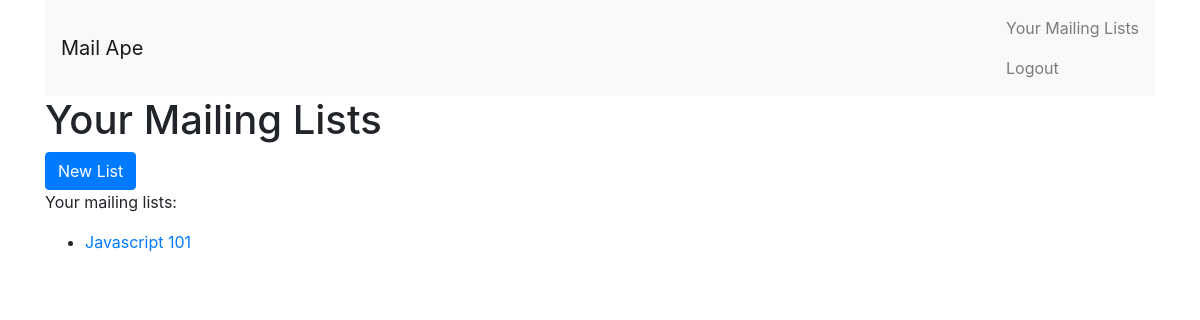
/mailinglist/ (signed in), run on an earlier commit of the app's database.
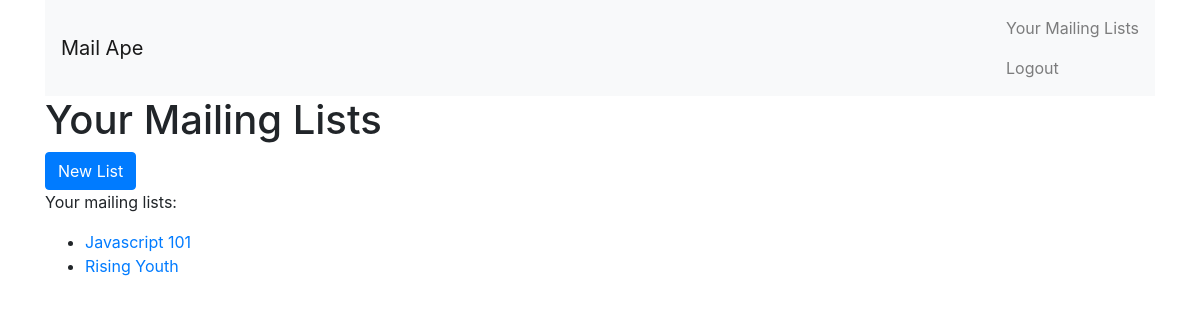
And on a later commit of the database.
### mailinglist/models.py (models this page shows, shortened)
class MailingList(models.Model):
    id = models.UUIDField(primary_key=True, default=uuid.uuid4, editable=False)
    name = models.CharField(max_length=40)
    owner = models.ForeignKey(to=settings.AUTH_USER_MODEL, on_delete=models.CASCADE)

### mailinglist/views.py (the view)
# urls.py: path('', views.MailingListListView.as_view(), name='mailinglist_list'),
class MailingListListView(LoginRequiredMixin, ListView):
    def get_queryset(self):
        return MailingList.objects.filter(owner=self.request.user)

### mailinglist/templates/mailinglist/mailinglist_list.html (shortened to what this page needs)
{% extends 'base.html' %}
{% block body %}
    <div class="row user-mailing-lists">
        <div class="col-sm-12">
            <h1>Your Mailing Lists</h1>
            <div>
                <a href="{% url 'mailinglist:create_mailinglist' %}"
                 class="btn btn-primary">New List</a>
            </div>
            <p>Your mailing lists:</p>
            <ul class="mailing-list-list">
                {% for mailinglist in mailinglist_list %}
                    <li class="mailinglist-item">
                        <a href="{% url 'mailinglist:manage_mailinglist' pk=mailinglist.id %}">
                            {{ mailinglist.name }}
                        </a>
                    </li>
                {% endfor %}
            </ul>
        </div>
    </div>
{% endblock %}

What changed in the data, as far as the page shows it:
added MailingList: name "Rising Youth"
